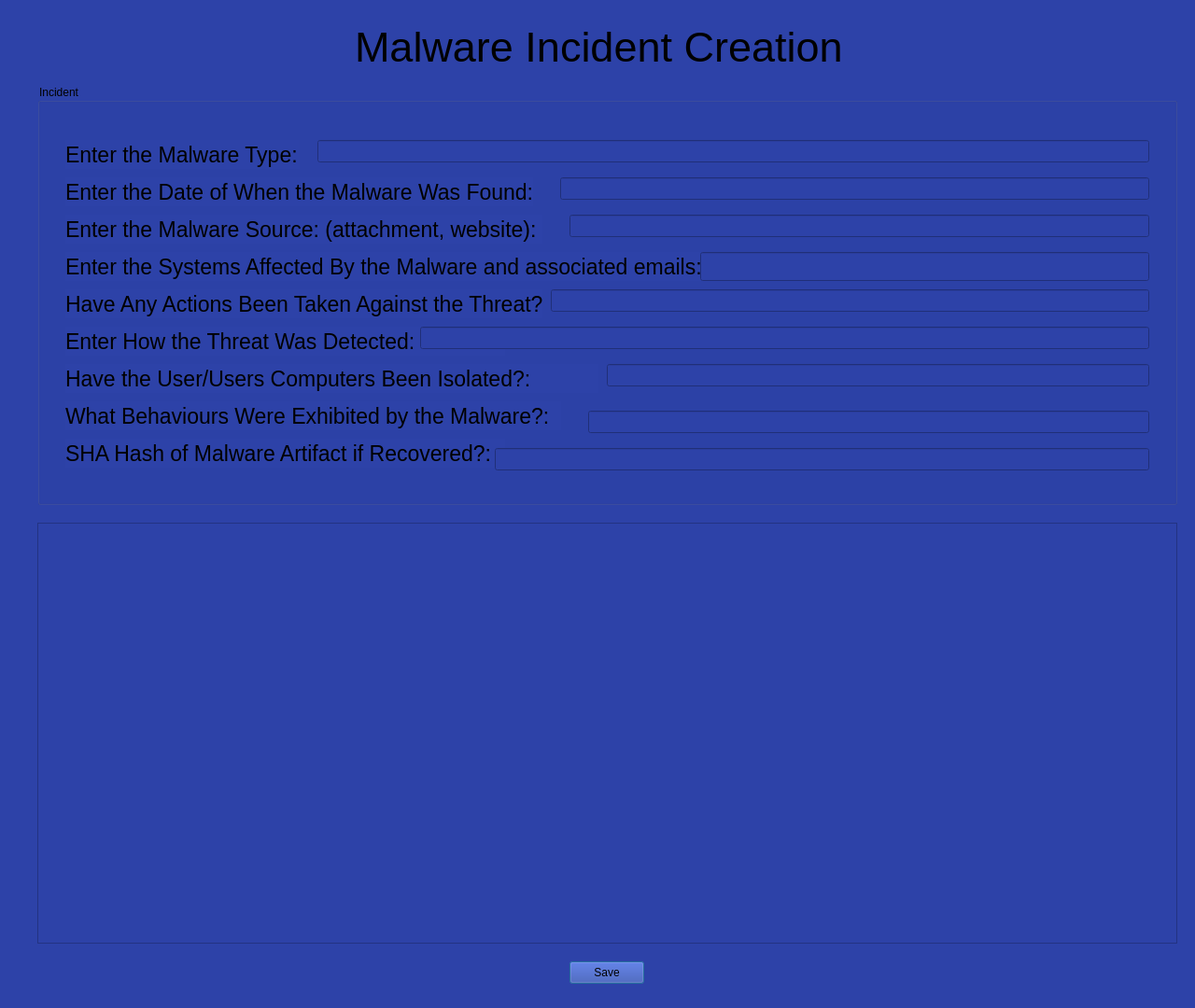
<?xml version="1.0" encoding="UTF-8"?>
<ui version="4.0">
 <class>malwareincident</class>
 <widget class="QDialog" name="malwareincident">
  <property name="geometry">
   <rect>
    <x>0</x>
    <y>0</y>
    <width>1280</width>
    <height>1080</height>
   </rect>
  </property>
  <property name="windowTitle">
   <string>Dialog</string>
  </property>
  <property name="styleSheet">
   <string notr="true">background-color: #2d42a8;</string>
  </property>
  <widget class="QLabel" name="label">
   <property name="geometry">
    <rect>
     <x>380</x>
     <y>20</y>
     <width>522</width>
     <height>60</height>
    </rect>
   </property>
   <property name="font">
    <font>
     <pointsize>34</pointsize>
    </font>
   </property>
   <property name="text">
    <string>Malware Incident Creation</string>
   </property>
  </widget>
  <widget class="QGroupBox" name="groupBox">
   <property name="geometry">
    <rect>
     <x>40</x>
     <y>90</y>
     <width>1221</width>
     <height>451</height>
    </rect>
   </property>
   <property name="title">
    <string>Incident</string>
   </property>
   <widget class="QLabel" name="label_2">
    <property name="geometry">
     <rect>
      <x>30</x>
      <y>60</y>
      <width>251</width>
      <height>31</height>
     </rect>
    </property>
    <property name="font">
     <font>
      <pointsize>17</pointsize>
     </font>
    </property>
    <property name="text">
     <string>Enter the Malware Type:</string>
    </property>
   </widget>
   <widget class="QLabel" name="label_3">
    <property name="geometry">
     <rect>
      <x>30</x>
      <y>100</y>
      <width>501</width>
      <height>31</height>
     </rect>
    </property>
    <property name="font">
     <font>
      <pointsize>17</pointsize>
     </font>
    </property>
    <property name="text">
     <string>Enter the Date of When the Malware Was Found:</string>
    </property>
   </widget>
   <widget class="QLabel" name="label_4">
    <property name="geometry">
     <rect>
      <x>30</x>
      <y>140</y>
      <width>511</width>
      <height>31</height>
     </rect>
    </property>
    <property name="font">
     <font>
      <pointsize>17</pointsize>
     </font>
    </property>
    <property name="text">
     <string>Enter the Malware Source: (attachment, website):</string>
    </property>
   </widget>
   <widget class="QLabel" name="label_5">
    <property name="geometry">
     <rect>
      <x>30</x>
      <y>180</y>
      <width>711</width>
      <height>31</height>
     </rect>
    </property>
    <property name="font">
     <font>
      <pointsize>17</pointsize>
     </font>
    </property>
    <property name="text">
     <string>Enter the Systems Affected By the Malware and associated emails:</string>
    </property>
   </widget>
   <widget class="QLabel" name="label_6">
    <property name="geometry">
     <rect>
      <x>30</x>
      <y>220</y>
      <width>511</width>
      <height>31</height>
     </rect>
    </property>
    <property name="font">
     <font>
      <pointsize>17</pointsize>
     </font>
    </property>
    <property name="text">
     <string>Have Any Actions Been Taken Against the Threat?:</string>
    </property>
   </widget>
   <widget class="QLabel" name="label_7">
    <property name="geometry">
     <rect>
      <x>30</x>
      <y>300</y>
      <width>571</width>
      <height>31</height>
     </rect>
    </property>
    <property name="font">
     <font>
      <pointsize>17</pointsize>
     </font>
    </property>
    <property name="text">
     <string>Have the User/Users Computers Been Isolated?:</string>
    </property>
   </widget>
   <widget class="QLabel" name="label_8">
    <property name="geometry">
     <rect>
      <x>30</x>
      <y>340</y>
      <width>531</width>
      <height>31</height>
     </rect>
    </property>
    <property name="font">
     <font>
      <pointsize>17</pointsize>
     </font>
    </property>
    <property name="text">
     <string>What Behaviours Were Exhibited by the Malware?:</string>
    </property>
   </widget>
   <widget class="QLabel" name="label_9">
    <property name="geometry">
     <rect>
      <x>30</x>
      <y>260</y>
      <width>471</width>
      <height>31</height>
     </rect>
    </property>
    <property name="font">
     <font>
      <pointsize>17</pointsize>
     </font>
    </property>
    <property name="text">
     <string>Enter How the Threat Was Detected:</string>
    </property>
   </widget>
   <widget class="QLabel" name="label_10">
    <property name="geometry">
     <rect>
      <x>30</x>
      <y>380</y>
      <width>471</width>
      <height>31</height>
     </rect>
    </property>
    <property name="font">
     <font>
      <pointsize>17</pointsize>
     </font>
    </property>
    <property name="text">
     <string>SHA Hash of Malware Artifact if Recovered?:</string>
    </property>
   </widget>
   <widget class="QLineEdit" name="malwareType">
    <property name="geometry">
     <rect>
      <x>300</x>
      <y>60</y>
      <width>891</width>
      <height>24</height>
     </rect>
    </property>
   </widget>
   <widget class="QLineEdit" name="malwareDateTime">
    <property name="geometry">
     <rect>
      <x>560</x>
      <y>100</y>
      <width>631</width>
      <height>24</height>
     </rect>
    </property>
   </widget>
   <widget class="QLineEdit" name="malwareSource">
    <property name="geometry">
     <rect>
      <x>570</x>
      <y>140</y>
      <width>621</width>
      <height>24</height>
     </rect>
    </property>
   </widget>
   <widget class="QLineEdit" name="systemsAffected">
    <property name="geometry">
     <rect>
      <x>710</x>
      <y>180</y>
      <width>481</width>
      <height>31</height>
     </rect>
    </property>
   </widget>
   <widget class="QLineEdit" name="threatActions">
    <property name="geometry">
     <rect>
      <x>550</x>
      <y>220</y>
      <width>641</width>
      <height>24</height>
     </rect>
    </property>
   </widget>
   <widget class="QLineEdit" name="detectionMethod">
    <property name="geometry">
     <rect>
      <x>410</x>
      <y>260</y>
      <width>781</width>
      <height>24</height>
     </rect>
    </property>
   </widget>
   <widget class="QLineEdit" name="userIsolation">
    <property name="geometry">
     <rect>
      <x>610</x>
      <y>300</y>
      <width>581</width>
      <height>24</height>
     </rect>
    </property>
   </widget>
   <widget class="QLineEdit" name="malwareBehaviour">
    <property name="geometry">
     <rect>
      <x>590</x>
      <y>350</y>
      <width>601</width>
      <height>24</height>
     </rect>
    </property>
   </widget>
   <widget class="QLineEdit" name="breachEmail">
    <property name="geometry">
     <rect>
      <x>490</x>
      <y>390</y>
      <width>701</width>
      <height>24</height>
     </rect>
    </property>
   </widget>
  </widget>
  <widget class="QPlainTextEdit" name="IncidentAnalysis">
   <property name="geometry">
    <rect>
     <x>40</x>
     <y>560</y>
     <width>1221</width>
     <height>451</height>
    </rect>
   </property>
  </widget>
  <widget class="QPushButton" name="malwareSave">
   <property name="geometry">
    <rect>
     <x>610</x>
     <y>1030</y>
     <width>80</width>
     <height>24</height>
    </rect>
   </property>
   <property name="text">
    <string>Save</string>
   </property>
  </widget>
 </widget>
 <resources/>
 <connections/>
</ui>
